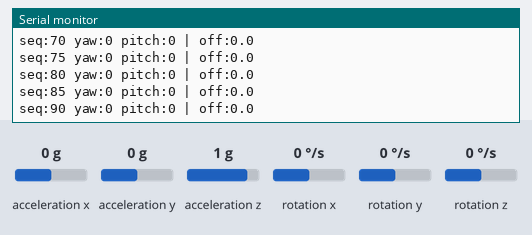
The sketch below on a simulated ESP32-C3. Shown: the last lines printed to the serial monitor. Wiring (inferred from the names in the program): MPU-6050 motion sensor at I2C address 0x68. Inputs (shaded band) come from the test bench; at power-on: acceleration x 0 g, acceleration y 0 g, acceleration z 1 g, rotation y 0 °/s, rotation z 0 °/s, rotation x 0 °/s.

Above: at 3.2 s.
3.3 s: acceleration x set to -1.4 g
At 3.34 s:
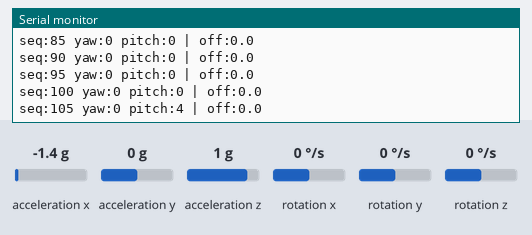
4.8 s: acceleration y set to -1.4 g
At 4.85 s:
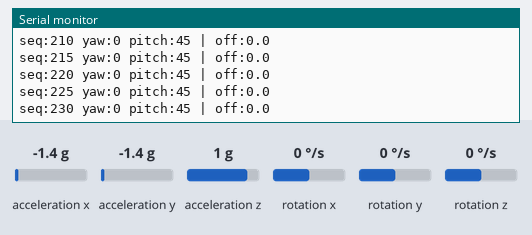
6.3 s: acceleration z set to -1.4 g
At 6.35 s:
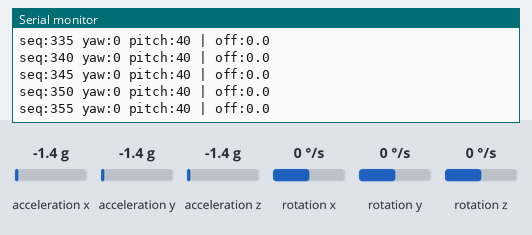
7.8 s: rotation y set to -192 °/s
At 7.85 s:
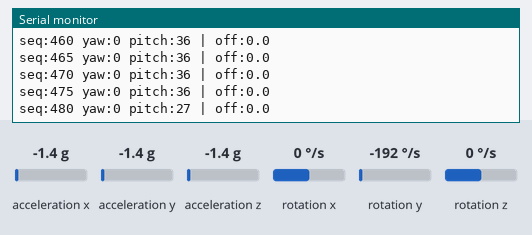
9.3 s: rotation z set to -192 °/s
At 9.35 s:
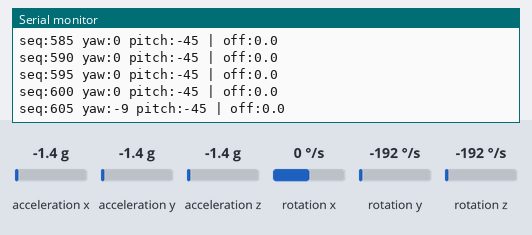
Timing chart, 0 to 11.8 s (numbered marks = the images above; inputs shaded):
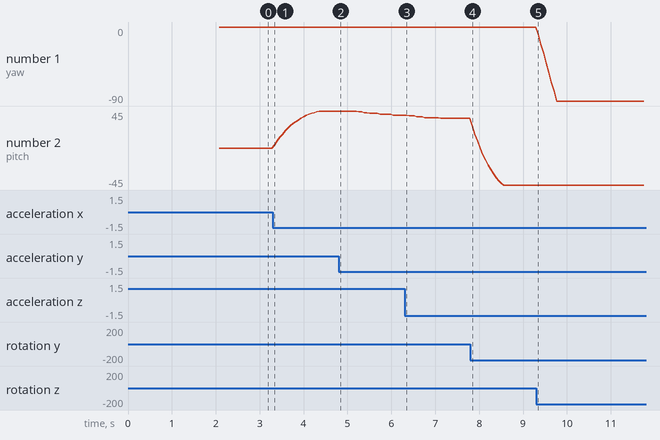

Measured:
- after the input at 3.3 s, the serial monitor: prints a new line at once (image 1)
- after the input at 7.8 s, the serial monitor: prints a new line at once (image 4)
- plotted number 2: 36 → -45 after the input at 7.8 s

The sketch:

TX.ino
```cpp
// === TX: ESP32-C3 SuperMini + MPU6050 -> ESP-NOW pan/tilt ===
// SDA=5, SCL=6, Recenter button on GPIO0
// Boosted range (max TX power, 802.11b mode)

#include <Arduino.h>
#include <WiFi.h>
#include <esp_wifi.h>
#include <esp_now.h>
#include <Wire.h>

#define WIFI_CHANNEL        1
#define I2C_SDA_PIN         5
#define I2C_SCL_PIN         6
#define I2C_FREQ_HZ         400000
#define RECENTER_BTN_PIN    0     // momentary to GND (active LOW)

#define ALPHA               0.98f
#define PITCH_LIMIT_DEG     45.0f
#define YAW_LIMIT_DEG       90.0f
#define PITCH_CENTER_DEG    0.0f
#define YAW_CENTER_DEG      0.0f
#define PITCH_SIGN          +1
#define YAW_SIGN            +1
#define TX_RATE_HZ          100
#define SERIAL_BAUD         115200

#define MPU6050_ADDR        0x68
#define REG_PWR_MGMT_1      0x6B
#define REG_SMPLRT_DIV      0x19
#define REG_CONFIG          0x1A
#define REG_GYRO_CONFIG     0x1B
#define REG_ACCEL_CONFIG    0x1C
#define REG_ACCEL_XOUT_H    0x3B

static const float ACC_SCALE = 16384.0f;
static const float GYR_SCALE = 131.0f;

typedef struct __attribute__((packed)) {
  uint32_t seq;
  int16_t yaw_deg;
  int16_t pitch_deg;
} HeadPkt;

volatile uint32_t seq_no = 0;
float pitch_deg = 0, yaw_deg = 0, yaw_offset = 0;
float gx_bias = 0, gy_bias = 0, gz_bias = 0;
unsigned long last_us;
bool btnPrev = true;
unsigned long btnDebounceMs = 0;
const unsigned long BTN_DEBOUNCE = 200;

// ==== I2C helpers ====
bool mpuWrite(uint8_t reg, uint8_t val) {
  Wire.beginTransmission(MPU6050_ADDR);
  Wire.write(reg);
  Wire.write(val);
  return Wire.endTransmission() == 0;
}

bool mpuReadBytes(uint8_t reg, uint8_t *buf, size_t n) {
  Wire.beginTransmission(MPU6050_ADDR);
  Wire.write(reg);
  if (Wire.endTransmission(false) != 0) return false;
  Wire.requestFrom(MPU6050_ADDR, (uint8_t)n);
  for (size_t i=0; i<n && Wire.available(); ++i) buf[i] = Wire.read();
  return true;
}

bool mpuInit() {
  if (!mpuWrite(REG_PWR_MGMT_1, 0x00)) return false;
  delay(50);
  mpuWrite(REG_SMPLRT_DIV, 0x04);
  mpuWrite(REG_CONFIG, 0x03);
  mpuWrite(REG_GYRO_CONFIG, 0x00);
  mpuWrite(REG_ACCEL_CONFIG, 0x00);
  delay(50);
  return true;
}

bool mpuReadRaw(int16_t &ax,int16_t &ay,int16_t &az,int16_t &gx,int16_t &gy,int16_t &gz){
  uint8_t buf[14];
  if (!mpuReadBytes(REG_ACCEL_XOUT_H, buf, 14)) return false;
  ax=(int16_t)((buf[0]<<8)|buf[1]);
  ay=(int16_t)((buf[2]<<8)|buf[3]);
  az=(int16_t)((buf[4]<<8)|buf[5]);
  gx=(int16_t)((buf[8]<<8)|buf[9]);
  gy=(int16_t)((buf[10]<<8)|buf[11]);
  gz=(int16_t)((buf[12]<<8)|buf[13]);
  return true;
}

void calibrateGyro(size_t samples=500){
  long gx_sum=0,gy_sum=0,gz_sum=0;
  for(size_t i=0;i<samples;i++){
    int16_t ax,ay,az,gx,gy,gz;
    if(mpuReadRaw(ax,ay,az,gx,gy,gz)){gx_sum+=gx;gy_sum+=gy;gz_sum+=gz;}
    delay(2);
  }
  gx_bias=(float)gx_sum/samples;
  gy_bias=(float)gy_sum/samples;
  gz_bias=(float)gz_sum/samples;
}

// ==== ESP-NOW ====
void initESPNOW(){
  WiFi.mode(WIFI_STA);
  WiFi.setSleep(false);
  WiFi.setTxPower(WIFI_POWER_19_5dBm);
  esp_wifi_set_protocol(WIFI_IF_STA, WIFI_PROTOCOL_11B);

  esp_wifi_set_promiscuous(true);
  esp_wifi_set_channel(WIFI_CHANNEL, WIFI_SECOND_CHAN_NONE);
  esp_wifi_set_promiscuous(false);

  if(esp_now_init()!=ESP_OK){
    Serial.println("ESP-NOW init failed");
    while(1) delay(10);
  }
  esp_now_peer_info_t peer{};
  memset(&peer,0,sizeof(peer));
  for(int i=0;i<6;i++) peer.peer_addr[i]=0xFF;
  peer.ifidx=WIFI_IF_STA;
  peer.channel=WIFI_CHANNEL;
  peer.encrypt=false;
  esp_now_add_peer(&peer);
}

void setup(){
  Serial.begin(SERIAL_BAUD);
  delay(200);
  pinMode(RECENTER_BTN_PIN, INPUT_PULLUP);

  Wire.begin(I2C_SDA_PIN, I2C_SCL_PIN, I2C_FREQ_HZ);
  if(!mpuInit()){Serial.println("MPU init failed!"); while(1) delay(10);}
  Serial.println("Calibrating gyro..."); calibrateGyro(500);

  initESPNOW();
  last_us = micros();
}

void loop(){
  unsigned long now_us=micros();
  float dt=(now_us-last_us)*1e-6f;
  if(dt<=0) dt=1e-3f;
  last_us=now_us;

  int16_t ax,ay,az,gx,gy,gz;
  if(!mpuReadRaw(ax,ay,az,gx,gy,gz)) return;

  float ax_g=ax/ACC_SCALE, ay_g=ay/ACC_SCALE, az_g=az/ACC_SCALE;
  float gx_dps=(gx-gx_bias)/GYR_SCALE, gy_dps=(gy-gy_bias)/GYR_SCALE, gz_dps=(gz-gz_bias)/GYR_SCALE;
  float acc_pitch=atan2f(-ax_g, sqrtf(ay_g*ay_g+az_g*az_g))*180.0f/PI;

  float pitch_pred=pitch_deg+(gy_dps)*dt;
  float yaw_pred=yaw_deg+(gz_dps)*dt;

  pitch_deg=ALPHA*pitch_pred+(1.0f-ALPHA)*acc_pitch;
  yaw_deg=yaw_pred - yaw_offset;

  // recenter button
  bool btnNow=(digitalRead(RECENTER_BTN_PIN)==LOW);
  unsigned long ms=millis();
  if(btnNow!=btnPrev && (ms-btnDebounceMs)>BTN_DEBOUNCE){
    btnDebounceMs=ms;
    if(btnNow){ yaw_offset=yaw_pred; Serial.println("Yaw recentered"); }
    btnPrev=btnNow;
  }

  float out_pitch=(PITCH_SIGN)*(pitch_deg+PITCH_CENTER_DEG);
  float out_yaw=(YAW_SIGN)*(yaw_deg+YAW_CENTER_DEG);
  out_pitch = constrain(out_pitch, -PITCH_LIMIT_DEG, PITCH_LIMIT_DEG);
  out_yaw   = constrain(out_yaw, -YAW_LIMIT_DEG, YAW_LIMIT_DEG);

  HeadPkt pkt;
  pkt.seq=seq_no++;
  pkt.yaw_deg=(int16_t)roundf(out_yaw);
  pkt.pitch_deg=(int16_t)roundf(out_pitch);

  uint8_t bcast[6]={0xFF,0xFF,0xFF,0xFF,0xFF,0xFF};
  esp_now_send(bcast,(uint8_t*)&pkt,sizeof(pkt));

  static uint32_t dbg_t=0;
  if(millis()-dbg_t>50){
    dbg_t=millis();
    Serial.printf("seq:%lu yaw:%d pitch:%d | off:%.1f\n",
      (unsigned long)pkt.seq, pkt.yaw_deg, pkt.pitch_deg, yaw_offset);
  }

  delay(1000/TX_RATE_HZ);
}
```
